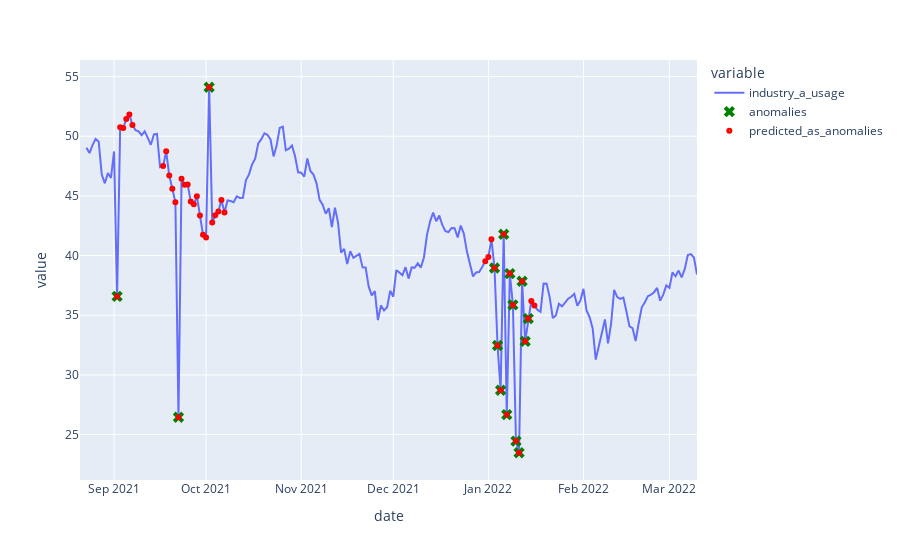

Write notebook code for a chart like this one.
### Markdown cell above
### Visualization of predictions

### Code cell
prediction_values = [pred[0][0] for pred in  predictions['predictions'][0]['values']]
pred_df = pd.DataFrame({'date' : pd.to_datetime(newData['date']),
                        'industry_a_usage' : newData['industry_a_usage'],
                        'label': newData['label'],
                        'predictions' : prediction_values})

fig = px.line(pred_df, x='date', y=['industry_a_usage'])

x_labels = pred_df[(pred_df['label'] == -1)]['date']
y_labels = pred_df[(pred_df['label'] == -1)]['industry_a_usage']
fig.add_scatter(x=x_labels, y=y_labels, mode='markers', marker=dict(color='green', symbol='x',size=10))


x_predictions = pred_df[pred_df['predictions'] == -1]['date']
y_predictions = pred_df[pred_df['predictions'] == -1]['industry_a_usage']
fig.add_scatter(x=x_predictions, y=y_predictions,mode='markers', marker=dict(color='red', symbol='circle-dot'))

fig.data[1].name = "anomalies"
fig.data[2].name = "predicted_as_anomalies"
fig.show()

### Figure 1 — Plotly figure (JSON) as saved in the notebook; plotly's stock layout.template omitted (floating-point values rounded to 4 significant figures; data arrays with more than 128 entries replaced by an {"elided": "..."} marker saying what was removed)
{"data": [{"hovertemplate": "variable=industry_a_usage<br>date=%{x}<br>value=%{y}<extra></extra>", "legendgroup": "industry_a_usage", "line": {"color": "#636efa", "dash": "solid"}, "marker": {"symbol": "circle"}, "mode": "lines", "name": "industry_a_usage", "orientation": "v", "showlegend": true, "type": "scatter", "x": {"elided": "200 str values"}, "xaxis": "x", "y": {"elided": "200 float values"}, "yaxis": "y"}, {"marker": {"color": "green", "size": 10, "symbol": "x"}, "mode": "markers", "name": "anomalies", "type": "scatter", "x": ["2021-09-02T00:00:00", "2021-09-22T00:00:00", "2021-10-02T00:00:00", "2022-01-03T00:00:00", "2022-01-04T00:00:00", "2022-01-05T00:00:00", "2022-01-06T00:00:00", "2022-01-07T00:00:00", "2022-01-08T00:00:00", "2022-01-09T00:00:00", "2022-01-10T00:00:00", "2022-01-11T00:00:00", "2022-01-12T00:00:00", "2022-01-13T00:00:00", "2022-01-14T00:00:00"], "y": [36.58, 26.45, 54.11, 38.96, 32.46, 28.71, 41.79, 26.66, 38.49, 35.87, 24.45, 23.47, 37.85, 32.81, 34.72]}, {"marker": {"color": "red", "symbol": "circle-dot"}, "mode": "markers", "name": "predicted_as_anomalies", "type": "scatter", "x": ["2021-09-02T00:00:00", "2021-09-03T00:00:00", "2021-09-04T00:00:00", "2021-09-05T00:00:00", "2021-09-06T00:00:00", "2021-09-07T00:00:00", "2021-09-17T00:00:00", "2021-09-18T00:00:00", "2021-09-19T00:00:00", "2021-09-20T00:00:00", "2021-09-21T00:00:00", "2021-09-22T00:00:00", "2021-09-23T00:00:00", "2021-09-24T00:00:00", "2021-09-25T00:00:00", "2021-09-26T00:00:00", "2021-09-27T00:00:00", "2021-09-28T00:00:00", "2021-09-29T00:00:00", "2021-09-30T00:00:00", "2021-10-01T00:00:00", "2021-10-02T00:00:00", "2021-10-03T00:00:00", "2021-10-04T00:00:00", "2021-10-05T00:00:00", "2021-10-06T00:00:00", "2021-10-07T00:00:00", "2021-12-31T00:00:00", "2022-01-01T00:00:00", "2022-01-02T00:00:00", "2022-01-03T00:00:00", "2022-01-04T00:00:00", "2022-01-05T00:00:00", "2022-01-06T00:00:00", "2022-01-07T00:00:00", "2022-01-08T00:00:00", "2022-01-09T00:00:00", "2022-01-10T00:00:00", "2022-01-11T00:00:00", "2022-01-12T00:00:00", "2022-01-13T00:00:00", "2022-01-14T00:00:00", "2022-01-15T00:00:00", "2022-01-16T00:00:00"], "y": [36.58, 50.75, 50.69, 51.45, 51.83, 50.95, 47.51, 48.74, 46.7, 45.61, 44.47, 26.45, 46.44, 45.93, 45.96, 44.52, 44.29, 44.97, 43.36, 41.74, 41.52, 54.11, 42.77, 43.38, 43.69, 44.65, 43.61, 39.53, 39.88, 41.37, 38.96, 32.46, 28.71, 41.79, 26.66, 38.49, 35.87, 24.45, 23.47, 37.85, 32.81, 34.72, 36.19, 35.81]}], "layout": {"legend": {"title": {"text": "variable"}, "tracegroupgap": 0}, "margin": {"t": 60}, "xaxis": {"anchor": "y", "domain": [0, 1], "title": {"text": "date"}}, "yaxis": {"anchor": "x", "domain": [0, 1], "title": {"text": "value"}}}}
